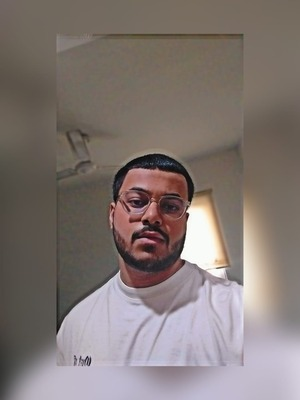
#> input picture SampleImage.jpeg, 300 x 400 px
$ jupyter execute CVPR_Assignment2.ipynb
#> lines starting #> are read from the running program, lines starting #| are printed output that depends on the picture
[cell 1]
import cv2
import numpy as np
import matplotlib.pyplot as plt
from google.colab.patches import cv2_imshow

[cell 2]
image = cv2.imread("SampleImage.jpeg")
#> image is the input picture: shape (400, 300, 3); mean B, G, R 115.7, 119.4, 130.2

image = cv2.cvtColor(image, cv2.COLOR_BGR2RGB)

plt.imshow(image)
plt.axis("off")  # Hide axis
plt.title("Original Image")
plt.show()

[cell 3]
scaled_image = cv2.resize(image, None, fx=1.5, fy=1.5, interpolation=cv2.INTER_LINEAR)

plt.imshow(scaled_image)
plt.axis("off")
plt.title("Scaled Image (1.5x)")
plt.show()

[cell 4]
(h, w) = image.shape[:2]
#> h = 400; w = 300
center = (w // 2, h // 2)
#> center = (150, 200)

rotation_matrix = cv2.getRotationMatrix2D(center, 45, 1.0)

rotated_image = cv2.warpAffine(image, rotation_matrix, (w, h))
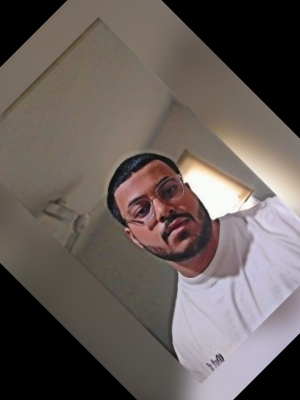
#> rotated_image: shape (400, 300, 3); mean R, G, B 102.7, 93.5, 89.8

plt.imshow(rotated_image)
plt.axis("off")
plt.title("Rotated Image (45°)")
plt.show()

[cell 5]
translation_matrix = np.float32([[1, 0, 50], [0, 1, 30]])

translated_image = cv2.warpAffine(image, translation_matrix, (w, h))
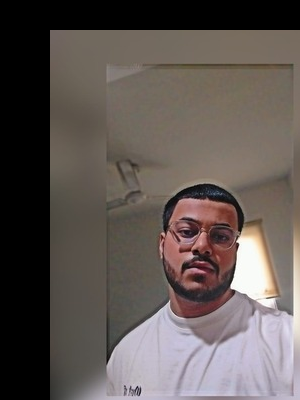
#> translated_image: shape (400, 300, 3); mean R, G, B 95.6, 87.1, 83.5

plt.imshow(translated_image)
plt.axis("off")
plt.title("Translated Image")
plt.show()

[cell 6]
flipped_image = cv2.flip(image, 1)
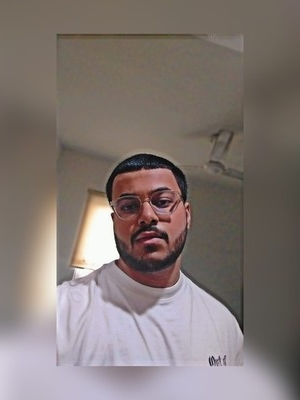
#> flipped_image: shape (400, 300, 3); mean R, G, B 130.2, 119.4, 115.7

plt.imshow(flipped_image)
plt.axis("off")
plt.title("Flipped Image (Reflection)")
plt.show()

[cell 7]
shear_matrix = np.float32([[1, 0.5, 0], [0.5, 1, 0]])

sheared_image = cv2.warpAffine(image, shear_matrix, (int(w * 1.5), int(h * 1.5)))
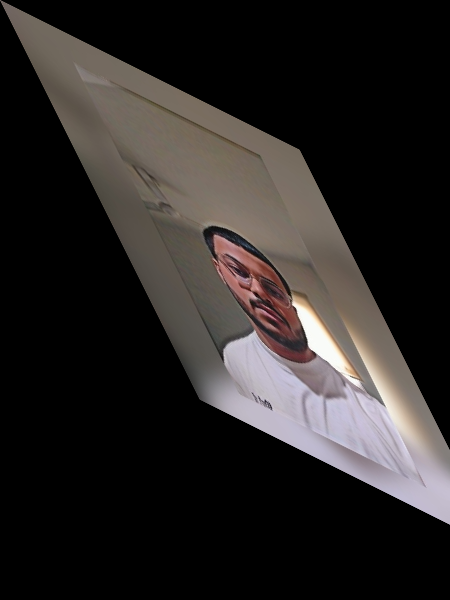
#> sheared_image: shape (600, 450, 3); mean R, G, B 42.1, 38.5, 37.2

plt.imshow(sheared_image)
plt.axis("off")
plt.title("Sheared Image")
plt.show()

[cell 8]
pts1 = np.float32([[50, 50], [200, 50], [50, 200]])

pts2 = np.float32([[10, 100], [200, 50], [100, 250]])

affine_matrix = cv2.getAffineTransform(pts1, pts2)

affine_image = cv2.warpAffine(image, affine_matrix, (w, h))
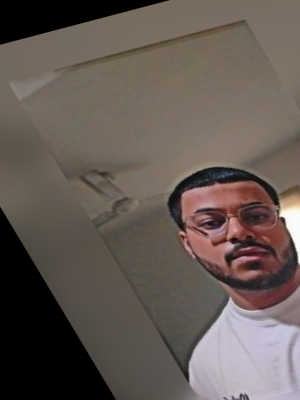
#> affine_image: shape (400, 300, 3); mean R, G, B 99.9, 89.6, 83.7

plt.imshow(affine_image)
plt.axis("off")
plt.title("Affine Transformed Image")
plt.show()
